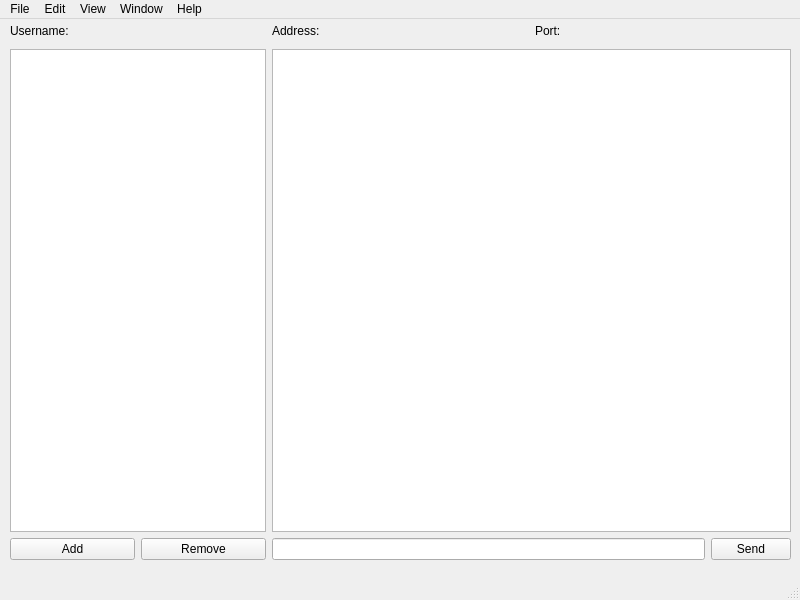
<?xml version="1.0" encoding="UTF-8"?>
<ui version="4.0">
 <class>MainWindow</class>
 <widget class="QMainWindow" name="MainWindow">
  <property name="geometry">
   <rect>
    <x>0</x>
    <y>0</y>
    <width>800</width>
    <height>600</height>
   </rect>
  </property>
  <property name="windowTitle">
   <string>MainWindow</string>
  </property>
  <widget class="QWidget" name="centralwidget">
   <widget class="QWidget" name="layoutWidget">
    <property name="geometry">
     <rect>
      <x>10</x>
      <y>30</y>
      <width>781</width>
      <height>511</height>
     </rect>
    </property>
    <layout class="QHBoxLayout" name="horizontalLayout_3">
     <item>
      <layout class="QVBoxLayout" name="verticalLayout_2">
       <item alignment="Qt::AlignLeft">
        <widget class="QListWidget" name="ChatsList"/>
       </item>
       <item>
        <layout class="QHBoxLayout" name="horizontalLayout">
         <item>
          <widget class="QPushButton" name="AddFriend">
           <property name="text">
            <string>Add</string>
           </property>
          </widget>
         </item>
         <item>
          <widget class="QPushButton" name="RemoveFriend">
           <property name="text">
            <string>Remove</string>
           </property>
          </widget>
         </item>
        </layout>
       </item>
      </layout>
     </item>
     <item>
      <layout class="QVBoxLayout" name="verticalLayout">
       <item>
        <widget class="QListWidget" name="DialogList"/>
       </item>
       <item>
        <layout class="QHBoxLayout" name="horizontalLayout_2">
         <item>
          <widget class="QLineEdit" name="MessageLine"/>
         </item>
         <item>
          <widget class="QPushButton" name="SendButton">
           <property name="text">
            <string>Send</string>
           </property>
          </widget>
         </item>
        </layout>
       </item>
      </layout>
     </item>
    </layout>
   </widget>
   <widget class="QWidget" name="layoutWidget">
    <property name="geometry">
     <rect>
      <x>10</x>
      <y>0</y>
      <width>781</width>
      <height>23</height>
     </rect>
    </property>
    <layout class="QHBoxLayout" name="horizontalLayout_4">
     <item>
      <widget class="QLabel" name="label">
       <property name="text">
        <string>Username: </string>
       </property>
      </widget>
     </item>
     <item>
      <widget class="QLabel" name="label_2">
       <property name="text">
        <string>Address: </string>
       </property>
      </widget>
     </item>
     <item>
      <widget class="QLabel" name="label_3">
       <property name="text">
        <string>Port: </string>
       </property>
      </widget>
     </item>
    </layout>
   </widget>
  </widget>
  <widget class="QMenuBar" name="menubar">
   <property name="geometry">
    <rect>
     <x>0</x>
     <y>0</y>
     <width>800</width>
     <height>33</height>
    </rect>
   </property>
   <widget class="QMenu" name="menuFile">
    <property name="title">
     <string>File</string>
    </property>
    <addaction name="actionView_config"/>
    <addaction name="separator"/>
    <addaction name="actionView_directory"/>
    <addaction name="actionView_database"/>
    <addaction name="separator"/>
   </widget>
   <widget class="QMenu" name="menuEdit">
    <property name="title">
     <string>Edit</string>
    </property>
    <addaction name="actionPaste"/>
    <addaction name="actionCopy"/>
    <addaction name="separator"/>
   </widget>
   <widget class="QMenu" name="menuView">
    <property name="title">
     <string>View</string>
    </property>
    <addaction name="actionAdd_Remove"/>
    <addaction name="actionChatbar"/>
    <addaction name="actionDialogbar"/>
    <addaction name="actionMessageLine"/>
    <addaction name="separator"/>
   </widget>
   <widget class="QMenu" name="menuWindow">
    <property name="title">
     <string>Window</string>
    </property>
    <addaction name="actionFullscreen"/>
    <addaction name="actionMinimize"/>
    <addaction name="actionMaximize"/>
    <addaction name="separator"/>
    <addaction name="actionShow_normaly"/>
   </widget>
   <widget class="QMenu" name="menuHelp">
    <property name="title">
     <string>Help</string>
    </property>
    <addaction name="actionGet_help"/>
    <addaction name="separator"/>
   </widget>
   <addaction name="menuFile"/>
   <addaction name="menuEdit"/>
   <addaction name="menuView"/>
   <addaction name="menuWindow"/>
   <addaction name="menuHelp"/>
  </widget>
  <widget class="QStatusBar" name="statusbar"/>
  <action name="actionEdit_config">
   <property name="text">
    <string>Edit config</string>
   </property>
  </action>
  <action name="actionView_config">
   <property name="text">
    <string>View config</string>
   </property>
  </action>
  <action name="actionView_directory">
   <property name="text">
    <string>View directory</string>
   </property>
  </action>
  <action name="actionView_database">
   <property name="text">
    <string>View database</string>
   </property>
  </action>
  <action name="actionPaste">
   <property name="text">
    <string>Paste</string>
   </property>
  </action>
  <action name="actionCopy">
   <property name="text">
    <string>Copy all</string>
   </property>
  </action>
  <action name="actionSelect_all_2">
   <property name="text">
    <string>Select all</string>
   </property>
  </action>
  <action name="actionAdd_Remove">
   <property name="text">
    <string>Add/Remove</string>
   </property>
  </action>
  <action name="actionChatbar">
   <property name="text">
    <string>Chatbar</string>
   </property>
  </action>
  <action name="actionDialogbar">
   <property name="text">
    <string>Dialogbar</string>
   </property>
  </action>
  <action name="actionMessageLine">
   <property name="text">
    <string>MessageLine</string>
   </property>
  </action>
  <action name="actionPreferences">
   <property name="text">
    <string>Preferences...</string>
   </property>
  </action>
  <action name="actionFullscreen">
   <property name="text">
    <string>Fullscreen</string>
   </property>
  </action>
  <action name="actionMinimize">
   <property name="text">
    <string>Minimize</string>
   </property>
  </action>
  <action name="actionMaximize">
   <property name="text">
    <string>Maximize</string>
   </property>
  </action>
  <action name="actionGet_help">
   <property name="text">
    <string>Get help</string>
   </property>
  </action>
  <action name="actionShow_normaly">
   <property name="text">
    <string>Show normaly</string>
   </property>
  </action>
 </widget>
 <resources/>
 <connections/>
</ui>
